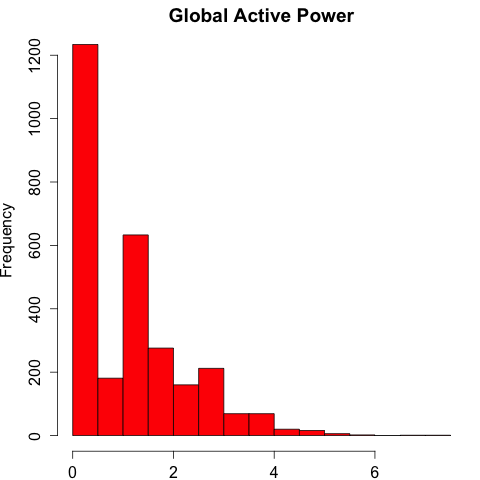

Reproduce this figure in R.
script.dir <- dirname(sys.frame(1)$ofile)
source(paste(script.dir, "Common.R", sep = "/"))

hist_global_active_power()
dev.copy(png,paste(script.dir, "Plot1.png", sep = "/"))
dev.off()
